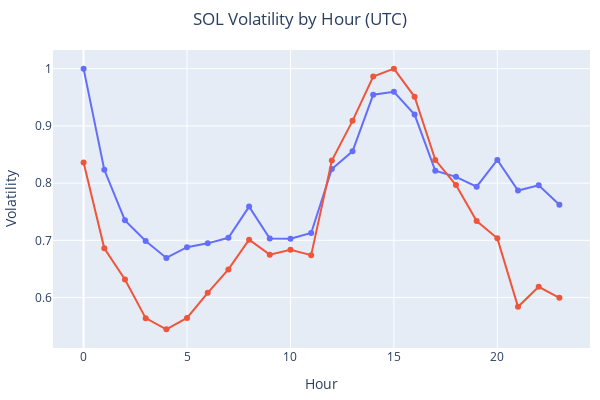

Notebook cell for this chart:
### Code cell
fig = plot_volatility(solusdt, "SOL Volatility by Hour (UTC)")
fig.show()

### Figure 1 — Plotly figure (JSON) as saved in the notebook; plotly's stock layout.template omitted (floating-point values rounded to 4 significant figures)
{"data": [{"hovertemplate": "variable=range<br>Hour=%{x}<br>Volatility=%{y}<extra></extra>", "legendgroup": "range", "line": {"color": "#636efa", "dash": "solid"}, "marker": {"symbol": "circle"}, "mode": "lines+markers", "name": "range", "orientation": "v", "showlegend": true, "type": "scatter", "x": [0, 1, 2, 3, 4, 5, 6, 7, 8, 9, 10, 11, 12, 13, 14, 15, 16, 17, 18, 19, 20, 21, 22, 23], "xaxis": "x", "y": [1, 0.8232, 0.7349, 0.699, 0.6693, 0.688, 0.6947, 0.7044, 0.759, 0.7031, 0.7028, 0.7129, 0.8247, 0.8556, 0.9545, 0.9595, 0.9197, 0.8216, 0.811, 0.7937, 0.8404, 0.7871, 0.7961, 0.7621], "yaxis": "y"}, {"hovertemplate": "variable=volume<br>Hour=%{x}<br>Volatility=%{y}<extra></extra>", "legendgroup": "volume", "line": {"color": "#EF553B", "dash": "solid"}, "marker": {"symbol": "circle"}, "mode": "lines+markers", "name": "volume", "orientation": "v", "showlegend": true, "type": "scatter", "x": [0, 1, 2, 3, 4, 5, 6, 7, 8, 9, 10, 11, 12, 13, 14, 15, 16, 17, 18, 19, 20, 21, 22, 23], "xaxis": "x", "y": [0.836, 0.6861, 0.6317, 0.5641, 0.5445, 0.5643, 0.6083, 0.6492, 0.7012, 0.675, 0.6834, 0.6741, 0.8395, 0.9088, 0.9861, 1, 0.9508, 0.8406, 0.7965, 0.7336, 0.7035, 0.5839, 0.6188, 0.5996], "yaxis": "y"}], "layout": {"height": 400, "legend": {"title": {"text": "variable"}, "tracegroupgap": 0}, "margin": {"b": 50, "l": 20, "r": 10, "t": 50}, "showlegend": false, "title": {"text": "SOL Volatility by Hour (UTC)", "x": 0.5}, "width": 600, "xaxis": {"anchor": "y", "domain": [0, 1], "title": {"text": "Hour"}}, "yaxis": {"anchor": "x", "domain": [0, 1], "title": {"text": "Volatility"}}}}
